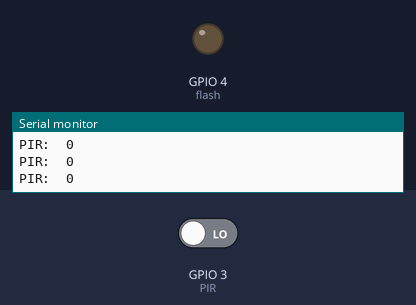
Simulated run of this sketch. Board: ESP32. Shown: output pins drawn as LEDs (lit = HIGH), the last lines printed to the serial monitor. The inputs (shaded band) are chosen by the test bench; at power-on: GPIO 3 (PIR) LOW.

Above: at 1.3 s.
1.4 s: GPIO 3 (PIR) driven HIGH
At 2.3 s:
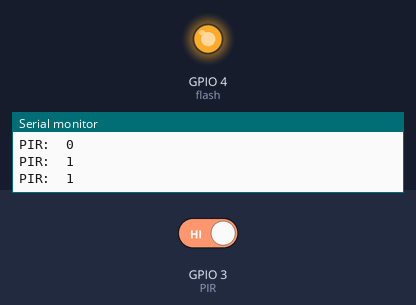
2.9 s: GPIO 3 (PIR) driven LOW
At 3.7 s:
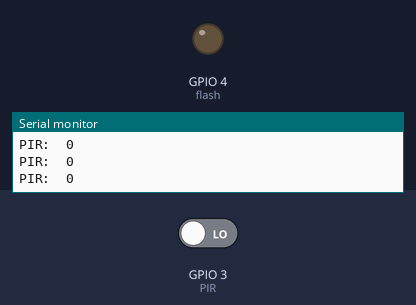
Timing chart, 0 to 5.9 s (numbered marks = the images above; inputs shaded):
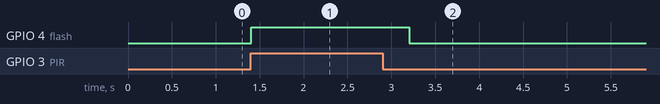

Measured:
- after the input at 1.4 s, GPIO 4 (flash): LOW → HIGH at once
- after the input at 2.9 s, GPIO 4 (flash): HIGH → LOW after 0.30 s

The sketch:

readPIR.ino
```cpp
#include <Arduino.h>

//#define onboard 33

#define flash 4
#define PIR 3

void setup() {
  Serial.begin(115200);
  pinMode(flash, OUTPUT);

  pinMode(PIR, INPUT_PULLDOWN);
  // analogReadResolution(12);
  delay(100);
}


void loop() {

  int ValuePIR = digitalRead(PIR);
  Serial.print("PIR:  ");
  Serial.println(ValuePIR);

  if (ValuePIR == HIGH) {
    digitalWrite(flash, HIGH);
    delay(500); // make a photo for 2 seconds freeze
  } else {
    // turn LED off:
    digitalWrite(flash, LOW);
  }
  delay(100);        // delay in between reads for stability
}
```
